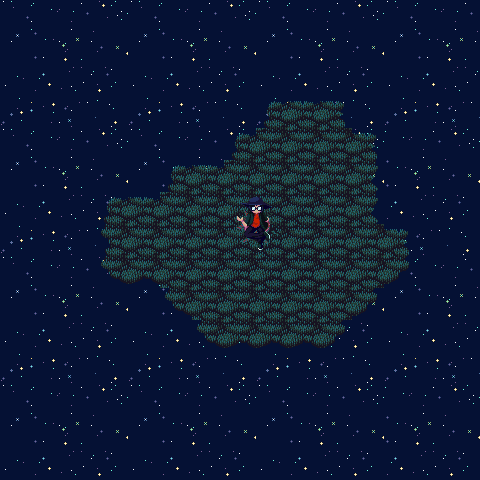

Below is a game level as drawn by its tile map, then a one-line description and the .tmx file that defines it, in full:
An orthogonal 15x15 tile map with 32x32 px tiles, 3 tile layers (Tile Layer 3, Tile Layer 1, Tile Layer 2), 3 tilesets.

<map version="1.2" tiledversion="1.2.5" orientation="orthogonal" renderorder="right-down" width="15" height="15" tilewidth="32" tileheight="32" infinite="0" nextlayerid="7" nextobjectid="1">
 <tileset firstgid="1" name="grass_edge" tilewidth="32" tileheight="32" tilecount="9" columns="3">
  <image source="grass_edge.png" width="96" height="96" />
 </tileset>
 <tileset firstgid="10" name="self" tilewidth="32" tileheight="32" tilecount="4" columns="2">
  <image source="self.png" width="64" height="64" />
 </tileset>
 <tileset firstgid="14" name="stars" tilewidth="32" tileheight="32" tilecount="16" columns="4">
  <image source="stars.png" width="129" height="129" />
 </tileset>
 <layer id="6" name="Tile Layer 3" width="15" height="15">
  <data encoding="csv">
14,15,16,17,14,15,16,17,14,15,16,17,14,15,16,
18,19,20,21,18,19,20,21,18,19,20,21,18,19,20,
22,23,24,25,22,23,24,25,22,23,24,25,22,23,24,
26,27,28,29,26,27,28,29,26,27,28,29,26,27,28,
14,15,16,17,14,15,16,17,14,15,16,17,15,16,17,
18,19,20,21,18,19,20,21,18,19,20,21,19,20,21,
22,23,24,25,22,23,24,25,22,23,24,25,23,24,25,
26,27,28,29,26,27,28,29,26,27,28,29,27,28,29,
14,15,16,17,14,15,16,17,14,15,16,17,14,15,16,
18,19,20,21,18,19,20,21,18,19,20,21,18,19,20,
22,23,24,25,22,23,24,25,22,23,24,25,22,23,24,
26,27,28,29,26,27,28,29,26,27,28,29,26,27,28,
14,15,16,17,14,15,16,17,14,15,16,17,15,16,17,
18,19,20,21,18,19,20,21,18,19,20,21,19,20,21,
22,23,24,25,22,23,24,25,22,23,24,25,23,24,25
</data>
 </layer>
 <layer id="4" name="Tile Layer 1" width="15" height="15">
  <data encoding="csv">
0,0,0,0,0,0,0,0,0,0,0,0,0,0,0,
0,0,0,0,0,0,0,0,0,0,0,0,0,0,0,
0,0,0,0,0,0,0,0,0,0,0,0,0,0,0,
0,0,0,0,0,0,0,0,1,2,3,0,0,0,0,
0,0,0,0,0,0,0,1,5,5,5,3,0,0,0,
0,0,0,0,0,1,2,5,5,5,5,6,0,0,0,
0,0,0,1,2,5,5,5,5,5,5,6,0,0,0,
0,0,0,4,5,5,5,5,5,5,5,5,3,0,0,
0,0,0,7,8,5,5,5,5,5,5,5,9,0,0,
0,0,0,0,0,7,5,5,5,5,5,9,0,0,0,
0,0,0,0,0,0,7,8,8,8,9,0,0,0,0,
0,0,0,0,0,0,0,0,0,0,0,0,0,0,0,
0,0,0,0,0,0,0,0,0,0,0,0,0,0,0,
0,0,0,0,0,0,0,0,0,0,0,0,0,0,0,
0,0,0,0,0,0,0,0,0,0,0,0,0,0,0
</data>
 </layer>
 <layer id="5" name="Tile Layer 2" width="15" height="15">
  <data encoding="csv">
0,0,0,0,0,0,0,0,0,0,0,0,0,0,0,
0,0,0,0,0,0,0,0,0,0,0,0,0,0,0,
0,0,0,0,0,0,0,0,0,0,0,0,0,0,0,
0,0,0,0,0,0,0,0,0,0,0,0,0,0,0,
0,0,0,0,0,0,0,0,0,0,0,0,0,0,0,
0,0,0,0,0,0,0,0,0,0,0,0,0,0,0,
0,0,0,0,0,0,0,10,11,0,0,0,0,0,0,
0,0,0,0,0,0,0,12,13,0,0,0,0,0,0,
0,0,0,0,0,0,0,0,0,0,0,0,0,0,0,
0,0,0,0,0,0,0,0,0,0,0,0,0,0,0,
0,0,0,0,0,0,0,0,0,0,0,0,0,0,0,
0,0,0,0,0,0,0,0,0,0,0,0,0,0,0,
0,0,0,0,0,0,0,0,0,0,0,0,0,0,0,
0,0,0,0,0,0,0,0,0,0,0,0,0,0,0,
0,0,0,0,0,0,0,0,0,0,0,0,0,0,0
</data>
 </layer>
</map>
